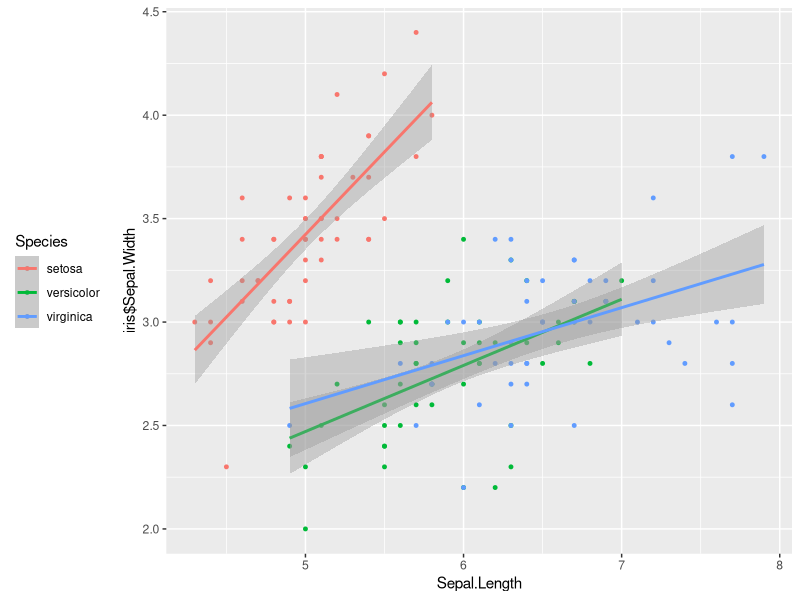
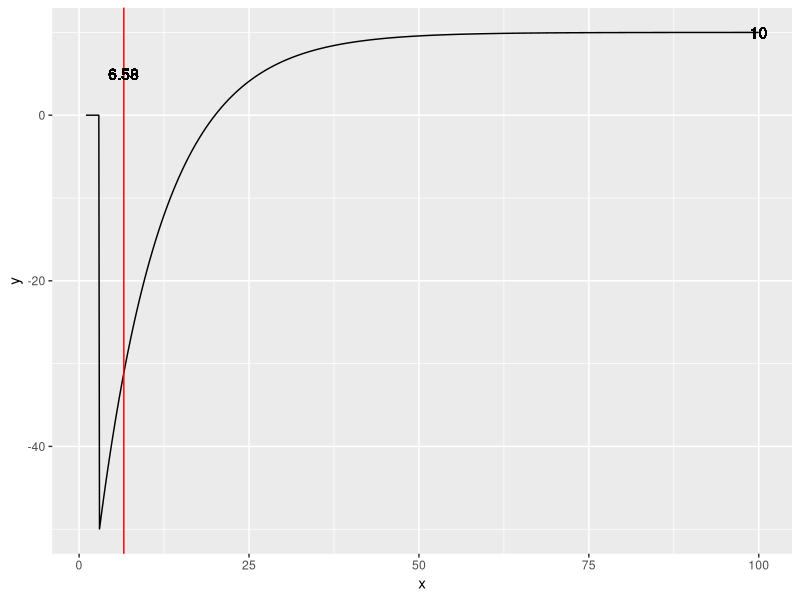

Recreate these plots in R, in order.
library(ggplot2)

gg <- ggplot(iris, aes(Sepal.Length, iris$Sepal.Width, color = Species))

gg + geom_point(size=1) + theme(legend.position = "left") + geom_smooth(method = lm)




## TS_BK
ts.sim <- function(p, q, tb = 20, xe = 100) {
    x <- seq(1, xe, by = 0.1)
    y <- p*(1-q^(x - tb))/(1-q)
    y[1:tb] <- 0
    hx = log10(0.5)/log10(q)
    
    df <- data.frame(x = x, y = y)
    qplot(x, y, data = df, geom = "line") +
        geom_vline(aes(xintercept  = hx), colour = "red") +
        geom_text(aes(x = hx, y = 5, label = round(hx, digits = 2))) + 
        geom_text(aes(x = xe, y = max(y), label = round(max(y), digits = 2)))
}

ts.sim(1, 0.9)

